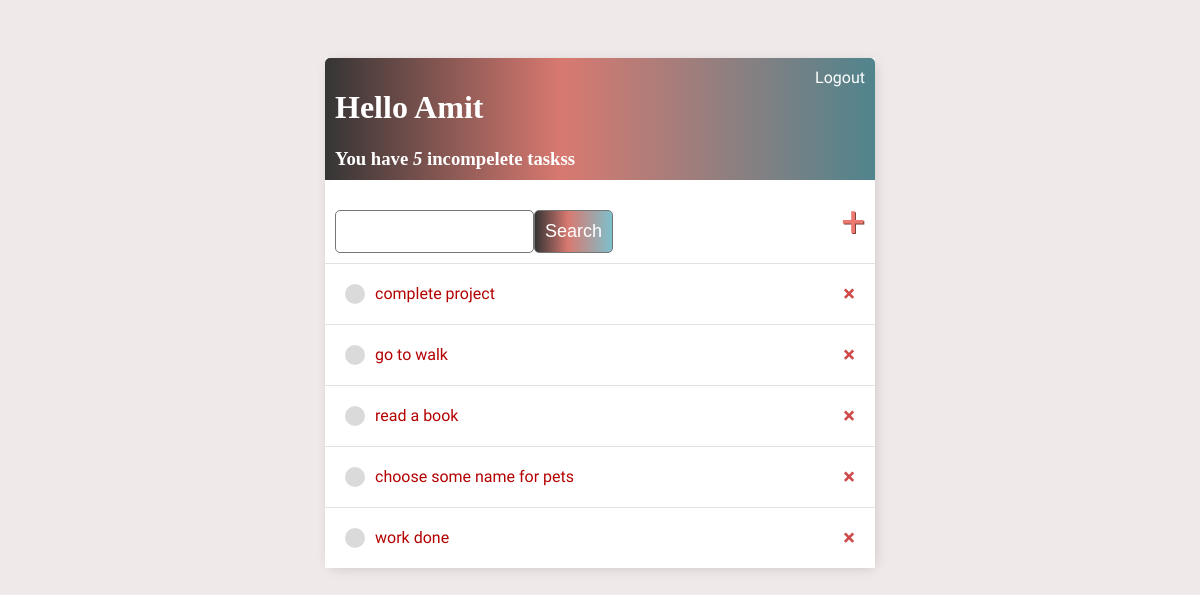
Before: / (signed in) with the older database file.
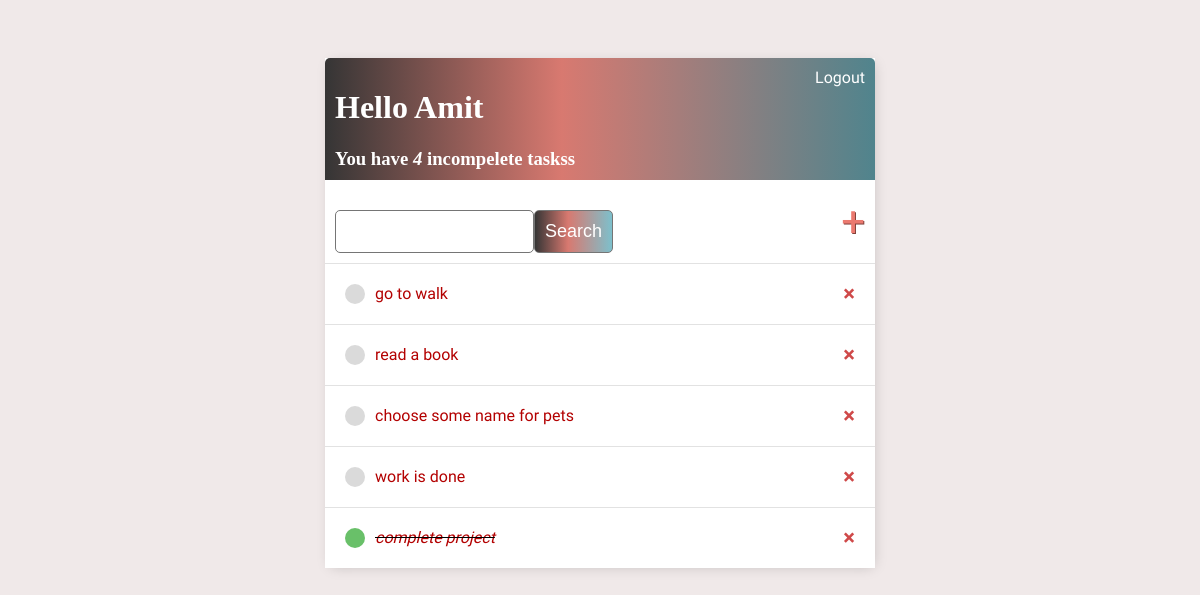
After: the same page with the newer database file.
### base/models.py (models this page shows)
class Task(models.Model):
    user = models.ForeignKey(User, on_delete = models.CASCADE, null = True, blank = True)
    title =models.CharField(max_length= 200)
    description = models.TextField(null = True, blank = True)
    complete =models.BooleanField(default=False)
    create = models.DateTimeField(auto_now_add=True)
    def __str__(self):
        return self.title
    class Meta:
        ordering = ['complete']

### base/views.py (the view)
# urls.py: path('', TaskList.as_view() , name = 'tasks'),
class TaskList(LoginRequiredMixin,ListView):
    model = Task
    context_object_name = 'tasks'
    def get_context_data(self, **kwargs):
        context = super().get_context_data(**kwargs)
        context ['tasks'] = context ['tasks'].filter(user=self.request.user)
        context ['count'] = context ['tasks'].filter(complete = False).count()
        search_input = self.request.GET.get('search-area') or ''
        if search_input:
            context['tasks'] = context['tasks'].filter(
                title__startswith = search_input)
        context ['search_input'] = search_input
        return context

### base/templates/base/task_list.html
{% extends 'base/main.html'%}
{% block content %}
<div class="header-bar">
    <div>
        <h1>Hello {{request.user|title}}</h1>
        <h3 style="margin:0">You have <i>{{count}}</i> incompelete tasks{{count|pluralize:"s"}} </h3>
    </div>
    {% if request.user.is_authenticated%}
    <a href="{% url 'logout' %}">Logout</a>
    {% else %}
    <a href="{% url 'login' %}">Login</a>
    {% endif%}
</div>
<div id="search-add-wrapper">
    <form method ="GET" style="margin-top :20px ; display:flex">
        <input type='text' name = 'search-area' value = {{search_input}} >
        <input class="button" type='submit' value = 'Search'>
    </form>
    <a id="add-link" href="{% url 'task-create' %}">&#x2b;</a>
</div>
<div class='task-items-wrapper'>
    {% for task in tasks %}
    <div class='task-wrapper'>
        {% if task.complete%}
        <div class='task-title'>
            <div class='task-complete-icon'></div>
            <i><s><a href="{% url 'task-update' task.id %}">{{task}}</a></s></i>
        </div>
        <a class='delete-link' href="{% url 'task-delete' task.id %}">&#215;</a>
        {% else %}
        <div class='task-title'>
            <div class='task-incomplete-icon'></div>
            <a href="{% url 'task-update' task.id %}">{{task}}</a>
        </div>
        <a class='delete-link' href="{% url 'task-delete' task.id %}">&#215;</a>
        {% endif %}
    </div>
    {% empty %}
    <h3>No items in the list</h3>
    {% endfor %}
</div>
{% endblock content %}

Changed rows visible on the page:
removed Task: title "work done"
added Task: title "work is done"
changed Task "complete project": complete False → True (drawn); moves down the list
Other visible differences:
{{ count }}: "5" → "4"
